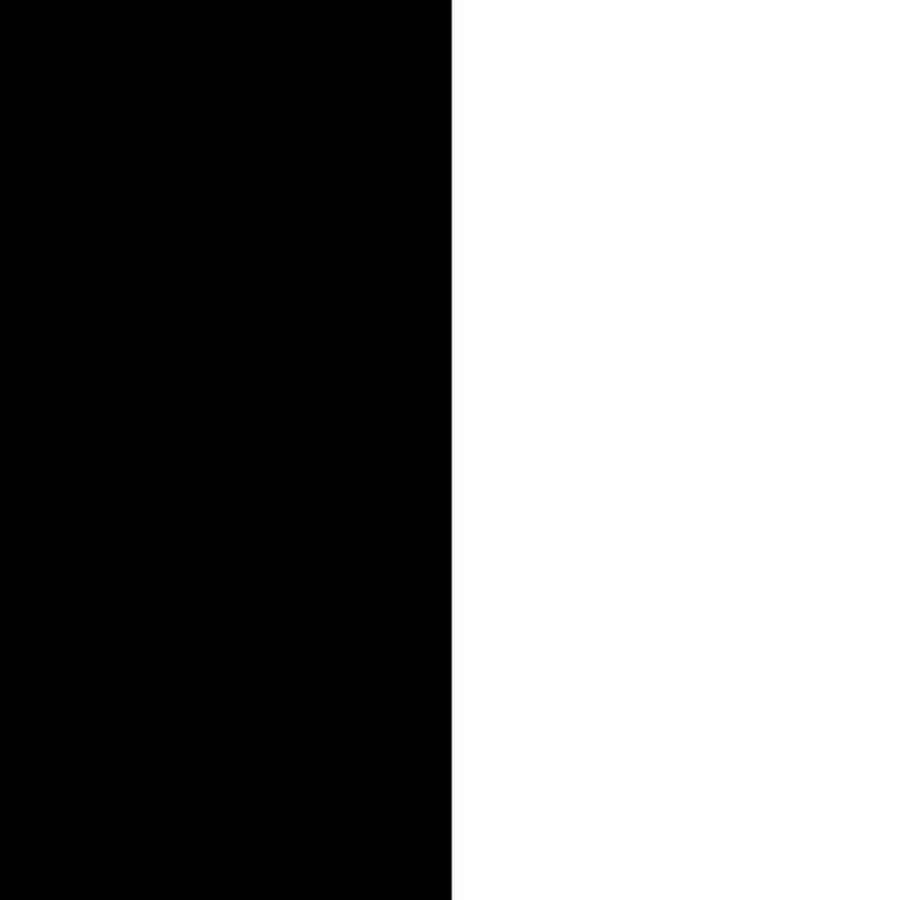
#> input picture imge_1.jpg, 900 x 900 px
$ python 8_bitwise_operators_opencv_python.py
#> lines starting #> are read from the running program, lines starting #| are printed output that depends on the picture; after the words box and inside, x2 and y2 are one past the last pixel; in counts of white or black regions, pixels touching at a corner belong together
import cv2
import numpy as np

img1 = np.zeros((250, 500, 3), np.uint8)
img1 = cv2.rectangle(img1,(200, 0), (300, 100), (255, 255, 255), -1)
img2 = cv2.imread("imge_1.jpg")
#> img2 is the input picture: shape (900, 900, 3); min 0, max 255, mean 127.5
img2 =cv2.resize(img2,(500,250))
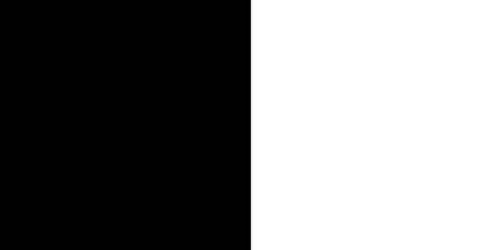
#> img2: shape (250, 500, 3); min 0, max 255, mean 127.5

bitAnd = cv2.bitwise_and(img2, img1)
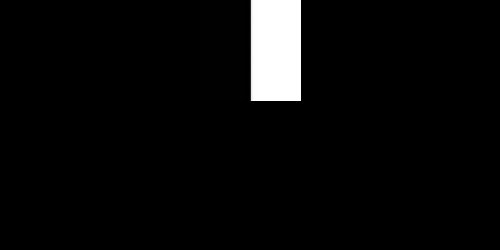
#> bitAnd: shape (250, 500, 3); min 0, max 255, mean 10.3
bitOr = cv2.bitwise_or(img2, img1)
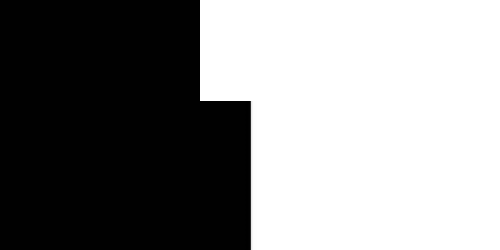
#> bitOr: shape (250, 500, 3); min 0, max 255, mean 138
bitXor = cv2.bitwise_xor(img1, img2)
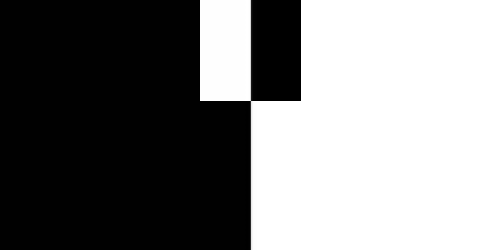
#> bitXor: shape (250, 500, 3); min 0, max 255, mean 127.6
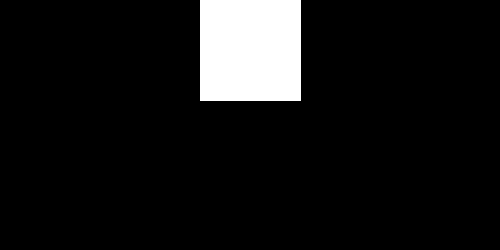
#> img1: shape (250, 500, 3); 8.2% white; 1 white region, box (x1, y1, x2, y2) and area: (200, 0, 301, 101) 10201
bitNot1 = cv2.bitwise_not(img1)
bitNot2 = cv2.bitwise_not(img2)
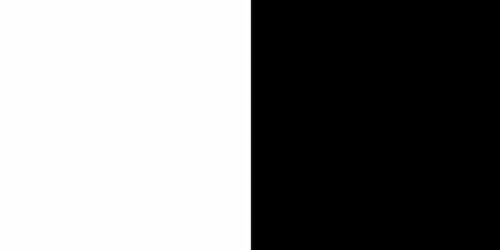
#> bitNot2: shape (250, 500, 3); min 0, max 255, mean 127.5

cv2.imshow("img1", img1)
cv2.imshow("img2", img2)
cv2.imshow('bitAnd', bitAnd)
cv2.imshow('bitOr', bitOr)
cv2.imshow('bitXor', bitXor)
cv2.imshow('bitNot1', bitNot1)
cv2.imshow('bitNot2', bitNot2)

cv2.waitKey(0)
cv2.destroyAllWindows()

$ run again, with baseball.jpg copied over imge_1.jpg
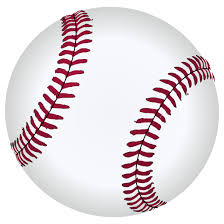
#> input picture baseball.jpg, 224 x 224 px
#> img2 is the input picture: shape (224, 224, 3); mean B, G, R 225.6, 221.7, 230.4
#> img2: shape (250, 500, 3)
#> `bitXor = cv2.bitwise_xor(img1, img2)`:
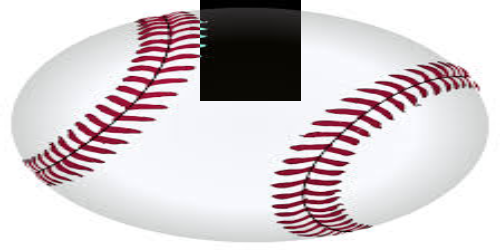
#> bitXor: shape (250, 500, 3); mean B, G, R 206.6, 203.2, 212
#> img1: shape (250, 500, 3); 8.2% white; 1 white region, box (x1, y1, x2, y2) and area: (200, 0, 301, 101) 10201
#> `bitNot2 = cv2.bitwise_not(img2)`:
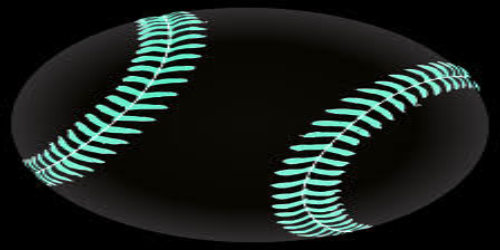
#> bitNot2: shape (250, 500, 3); mean B, G, R 29.5, 33.4, 24.7
